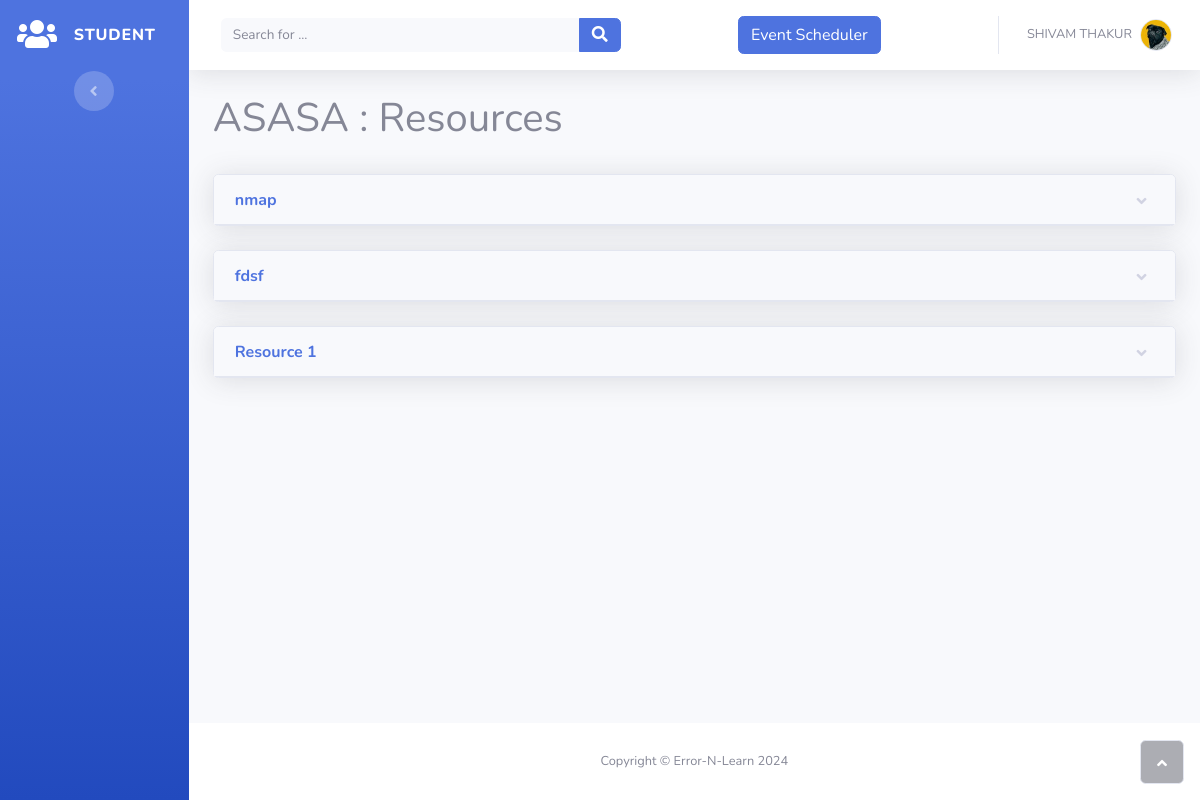
Screenshot of /students/section/10/resources/ (signed in) with the database file from the repository.
### accounts/models.py (models this page shows, shortened)
class User(AbstractUser):
    is_student = models.BooleanField('student status', default=False)
    is_teacher = models.BooleanField('teacher status', default=False)

class Section(models.Model):
    classroom = models.ForeignKey(
        "Classroom",
        on_delete=models.CASCADE,
        blank=False,
        related_name='sections')
    title = models.CharField(
        _("section title"),
        max_length=150)
    created_timestamp = models.DateTimeField(
        default=timezone.now,
        editable=False
    )
    class Meta:
        verbose_name = _("section")
        verbose_name_plural = _("sections")
    def __str__(self):
        return f'{self.title} -> {self.classroom.subject}'

class Classroom(models.Model):
    teacher = models.ForeignKey(
        "Teacher",
        on_delete=models.CASCADE,
        blank=False,
        related_name='classrooms')
    subject = models.CharField(
        _("Subject Name"),
        max_length=50,
        blank=False)
    code = models.SlugField(
        _("Subject Code"),
        max_length=10,
        default=random_string,
        unique=True)
    semester = models.PositiveIntegerField(
        blank=False,
        default=1,
        validators=[
            MaxValueValidator(8),
            MinValueValidator(1)
        ]
    )
    created_timestamp = models.DateTimeField(
        default=timezone.now,
        editable=False)
    class Meta:
        verbose_name = _("Classroom")
        verbose_name_plural = _("Classrooms")

class Resource(models.Model):
    title = models.CharField(
        _("resource title"),
        max_length=150)
    created_timestamp = models.DateTimeField(
        default=timezone.now,
        editable=False
    )
    text = models.TextField()
    section = models.ForeignKey(
        "Section",
        on_delete=models.CASCADE,
        related_name='resources',
        blank=False)
    file = models.FileField(
        upload_to=resource_rename_upload_file,
        blank=True,
        max_length=999)
    class Meta:
        verbose_name = _("resource")
        verbose_name_plural = _("resources")

### students/views.py (the view)
# urls.py: path("section/<int:pk>/resources/", ResourcesView, name="resources"),
def ResourcesView(request, pk):
    context_dict = {}
    section = get_object_or_404(Section, pk=pk)
    print(section)
    context_dict["section"] = section
    return render(request, "students/resources.html", context=context_dict)

### students/templates/students/resources.html (shortened to what this page needs)
{% extends 'students/base.html' %}
{% block content %}
<div class="container-fluid">
    <h1>{{section.classroom.subject|upper}} : Resources</h1>
    <br>
    {% for resource in section.resources.all|dictsortreversed:"created_timestamp" %}
    <div>
        <div class="shadow card"><a class="btn btn-link text-left card-header font-weight-bold" data-toggle="collapse" aria-expanded="false" aria-controls="collapse-4-{{resource.pk|slugify}}" href="#collapse-4-{{resource.pk|slugify}}" role="button">{{resource.title}}</a>
        </div>
        <br>
    </div>
    {% endfor %}
</div>
{% endblock content %}

### students/templates/students/base.html (shortened to what this page needs)
<!DOCTYPE html> {% load static %}
<html>
<head>
    <link rel="stylesheet" href="{% static 'students/bootstrap/css/bootstrap.min.css' %}" />
    <link rel="stylesheet" href="https://use.fontawesome.com/releases/v5.12.0/css/all.css" />
    <link rel="stylesheet" href="https://cdnjs.cloudflare.com/ajax/libs/font-awesome/4.7.0/css/font-awesome.min.css" />
    <link rel="stylesheet" href="{% static 'students/fonts/fontawesome5-overrides.min.css' %}" />
</head>
<body id="page-top">
    <div id="wrapper">
        <nav class="navbar navbar-dark align-items-start sidebar sidebar-dark accordion bg-gradient-primary p-0">
            <div class="container-fluid d-flex flex-column p-0">
                <a class="navbar-brand d-flex justify-content-center align-items-center sidebar-brand m-0" href="{% url 'students:dashboard' %}">
                    <div class="sidebar-brand-icon"><i class="fas fa-users"></i></div>
                    <div class="sidebar-brand-text mx-3"><span>Student</span></div>
                </a>
                <div class="text-center d-none d-md-inline">
                    <button class="btn rounded-circle border-0" id="sidebarToggle" type="button"></button>
                </div>
            </div>
        </nav>
        <div class="d-flex flex-column" id="content-wrapper">
            <div id="content">
                <nav class="navbar navbar-light navbar-expand bg-white shadow mb-4 topbar static-top">
                    <div class="container-fluid">
                        <form class="form-inline d-none d-sm-inline-block mr-auto ml-md-3 my-2 my-md-0 mw-100 navbar-search">
                            <div class="input-group">
                                <input class="bg-light form-control border-0 small" type="text" placeholder="Search for ..." />
                                <div class="input-group-append">
                                    <button class="btn btn-primary py-0" type="button">
                                        <i class="fas fa-search"></i>
                                    </button>
                                </div>
                            </div>
                        </form>
                        <a class="btn btn-primary ml-3" role="button" href="{% url 'students:event_list' %}">
                            <span class="text-white">Event Scheduler</span>
                        </a>
                        <ul class="navbar-nav flex-nowrap ml-auto">
                            <li class="nav-item dropdown no-arrow">
                                <div class="nav-item dropdown no-arrow">
                                    <a class="dropdown-toggle nav-link" aria-expanded="false" data-toggle="dropdown" href="#"><span class="d-none d-lg-inline mr-2 text-gray-600 small">{{user.first_name|upper}}
                                        {{user.last_name|upper}}</span><img class="border rounded-circle img-profile"
                                            src="{% static 'students/img/avatars/avatar5.jpeg' %}" /></a>
                                </div>
                            </li>
                        </ul>
                    </div>
                </nav>
                {% block content %}
                {% endblock content %}
            </div>
            <footer class="bg-white sticky-footer">
                <div class="container my-auto">
                    <div class="text-center my-auto copyright">
                        <span>Copyright © Error-N-Learn 2024</span>
                    </div>
                </div>
            </footer>
        </div>
        <a class="border rounded d-inline scroll-to-top" href="#page-top"><i class="fas fa-angle-up"></i></a>
    </div>
</body>
</html>

### rows the page displays
User: first_name "SHIVAM", last_name "THAKUR"
Section: classroom.subject "ASASA"
Resource: title "nmap"
Resource: title "fdsf"
Resource: title "Resource 1"
